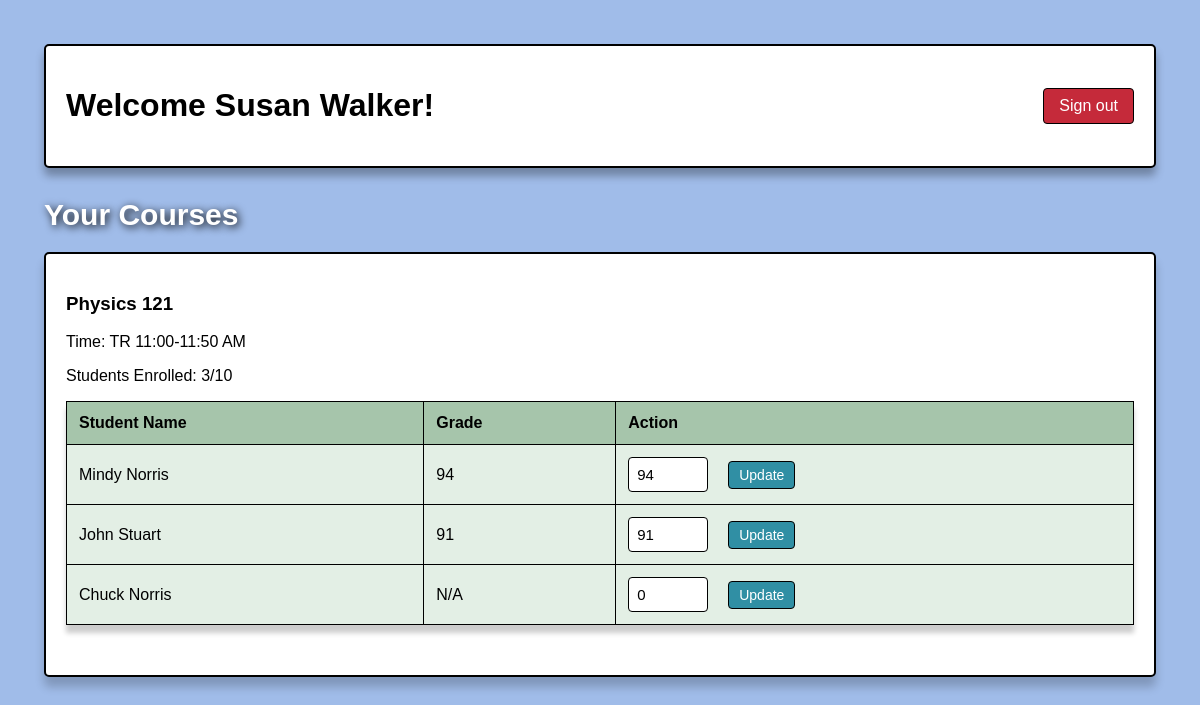
/dashboard (signed in), run on an earlier commit of the app's database.
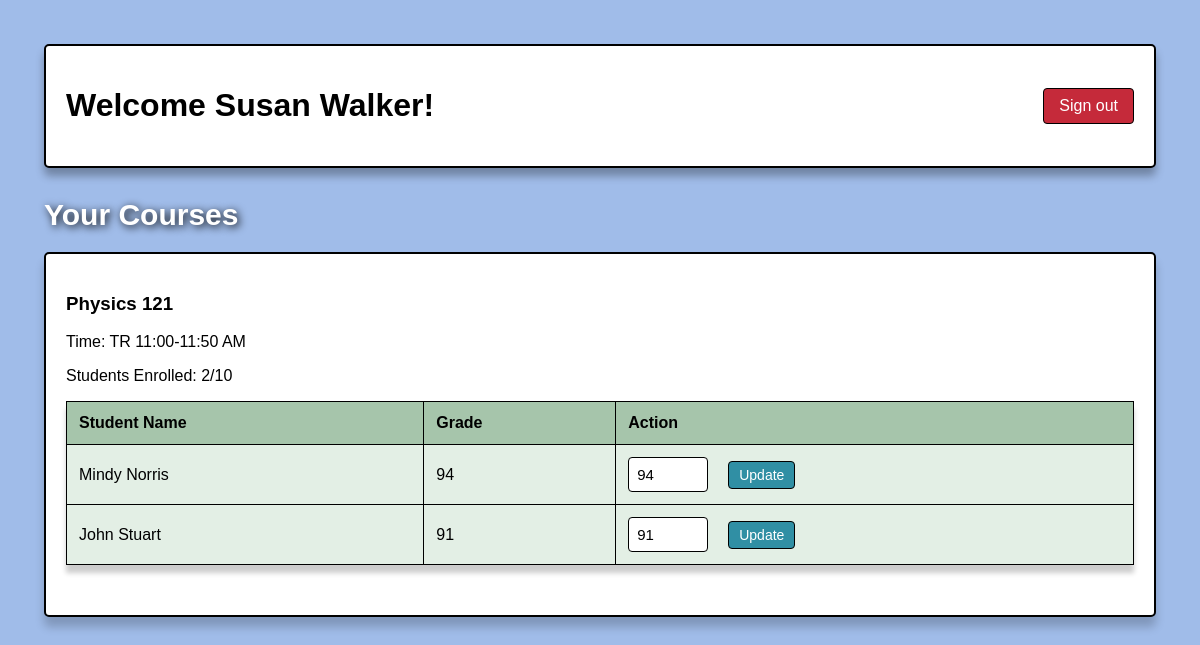
And on a later commit of the database.
### app.py (models this page shows)
class Course(db.Model):
    id = db.Column(db.Integer, primary_key=True)
    name = db.Column(db.String(100), nullable=False)
    teacher_id = db.Column(db.Integer, db.ForeignKey('user.id'), nullable=False)
    time = db.Column(db.String(50), nullable=False)
    capacity = db.Column(db.Integer, nullable=False)
    teacher = db.relationship('User', backref='courses')
    enrollments = db.relationship('Enrollment', backref='course', lazy=True)

class Enrollment(db.Model):
    id = db.Column(db.Integer, primary_key=True)
    student_id = db.Column(db.Integer, db.ForeignKey('user.id'), nullable=False)
    course_id = db.Column(db.Integer, db.ForeignKey('course.id'), nullable=False)
    grade = db.Column(db.Integer, nullable=True)
    student = db.relationship('User', backref='enrollments')

class User(UserMixin, db.Model):
    id = db.Column(db.Integer, primary_key=True)
    username = db.Column(db.String(80), unique=True, nullable=False)
    password_hash = db.Column(db.String(120), nullable=False)
    role = db.Column(db.String(20), nullable=False)  # 'student', 'teacher', or 'admin'
    display_name = db.Column(db.String(100))

### app.py (the view)
@app.route('/dashboard')
@login_required
def dashboard():
    if current_user.role == 'student':
        enrollments = Enrollment.query.filter_by(student_id=current_user.id).all()
        courses = Course.query.all()
        return render_template('student_dashboard.html', enrollments=enrollments, courses=courses)
    elif current_user.role == 'teacher':
        courses = Course.query.filter_by(teacher_id=current_user.id).all()
        return render_template('teacher_dashboard.html', courses=courses)
    return redirect(url_for('admin.index'))

### app.py (called while the page is built)
@login_manager.user_loader
def load_user(user_id):
    return User.query.get(int(user_id))

### templates/teacher_dashboard.html (shortened to what this page needs)
<!DOCTYPE html>
<html>
<head>
    <link rel="stylesheet" href="{{ url_for('static', filename='style.css') }}">
</head>
<body>
    <div class="dashboard">
        <header>
            <h1>Welcome {{ current_user.display_name }}!</h1>
            <a href="{{ url_for('logout') }}" class="btn">Sign out</a>
        </header>
        <section class="courses">
            <h2 id = 'teacher-courses-title'>Your Courses</h2>
            {% for course in courses %}
            <div class="course-section">
                <h3>{{ course.name }}</h3>
                <p>Time: {{ course.time }}</p>
                <p>Students Enrolled: {{ course.enrollments|length }}/{{ course.capacity }}</p>
                <table>
                    <thead>
                        <tr>
                            <th>Student Name</th>
                            <th>Grade</th>
                            <th>Action</th>
                        </tr>
                    </thead>
                    <tbody>
                        {% for enrollment in course.enrollments %}
                        <tr>
                            <td>{{ enrollment.student.display_name }}</td>
                            <td>{{ enrollment.grade if enrollment.grade else 'N/A' }}</td>
                            <td>
                                <form class="grade-form" method="POST" action="{{ url_for('update_grade', enrollment_id=enrollment.id) }}">
                                    <input type="number" name="grade" value="{{ enrollment.grade }}" min="0" max="100">
                                    <button type="submit">Update</button>
                                </form>
                            </td>
                        </tr>
                        {% endfor %}
                    </tbody>
                </table>
            </div>
            {% endfor %}
        </section>
    </div>
</body>
</html>

What changed in the data, as far as the page shows it:
removed Enrollment: student.display_name "Chuck Norris", grade "N/A", grade "0"
computed for Course "Physics 121": enrollments|length "3" → "2"
